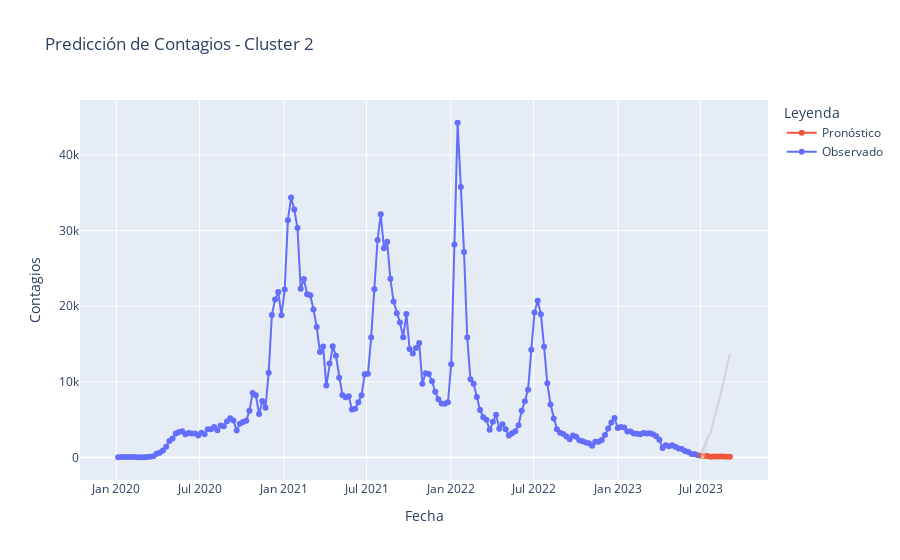

The code cell stored with this chart in its notebook:
### Code cell
datos = cargar_datos_cluster(ruta_csv, cluster_id)
datos_transformados, lambda_ = preparar_datos_actuales(datos)
modelo_ajustado = ajustar_modelo_sarima(datos_transformados, order, seasonal_order)
predicciones, intervalos_confianza = realizar_predicciones_futuras(modelo_ajustado, n_preds, lambda_)
visualizar_predicciones_futuras(datos, predicciones, intervalos_confianza, cluster_id)

### Figure 1 — Plotly figure (JSON) as saved in the notebook; plotly's stock layout.template omitted (floating-point values rounded to 4 significant figures; data arrays with more than 128 entries replaced by an {"elided": "..."} marker saying what was removed)
{"data": [{"mode": "lines+markers", "name": "Observado", "type": "scatter", "x": {"elided": "182 str values"}, "y": {"elided": "182 int values"}}, {"mode": "lines+markers", "name": "Pronóstico", "type": "scatter", "x": ["2023-07-02T00:00:00", "2023-07-09T00:00:00", "2023-07-16T00:00:00", "2023-07-23T00:00:00", "2023-07-30T00:00:00", "2023-08-06T00:00:00", "2023-08-13T00:00:00", "2023-08-20T00:00:00", "2023-08-27T00:00:00", "2023-09-03T00:00:00"], "y": [211.9, 182.6, 199.1, 102.5, 134.5, 125.8, 116.3, 113.5, 103.1, 94.18]}, {"line": {"color": "lightgrey"}, "mode": "lines", "showlegend": false, "type": "scatter", "x": ["2023-07-02T00:00:00", "2023-07-09T00:00:00", "2023-07-16T00:00:00", "2023-07-23T00:00:00", "2023-07-30T00:00:00", "2023-08-06T00:00:00", "2023-08-13T00:00:00", "2023-08-20T00:00:00", "2023-08-27T00:00:00", "2023-09-03T00:00:00"], "y": [28.28, 0.2096, null, null, null, null, null, null, null, null]}, {"fill": "tonexty", "line": {"color": "lightgrey"}, "mode": "lines", "showlegend": false, "type": "scatter", "x": ["2023-07-02T00:00:00", "2023-07-09T00:00:00", "2023-07-16T00:00:00", "2023-07-23T00:00:00", "2023-07-30T00:00:00", "2023-08-06T00:00:00", "2023-08-13T00:00:00", "2023-08-20T00:00:00", "2023-08-27T00:00:00", "2023-09-03T00:00:00"], "y": [730.6, 1428.0, 2666.0, 3246.0, 5033.0, 6528.0, 8120.0, 9971.0, 11780.0, 13720.0]}], "layout": {"legend": {"title": {"text": "Leyenda"}}, "title": {"text": "Predicción de Contagios - Cluster 2"}, "xaxis": {"title": {"text": "Fecha"}}, "yaxis": {"title": {"text": "Contagios"}}}}
